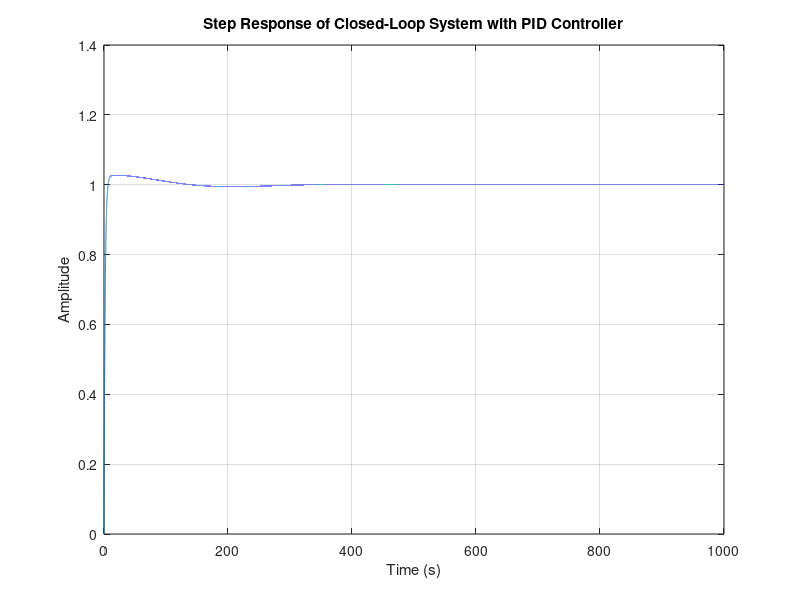

Write MATLAB code to recreate this figure.
% Define the transfer function variable 's'
s = tf('s');

% PID controller parameters
k = 1000;
ki = 20;
kd = 60000;

% Plant transfer function (system to be controlled)
G = (0.00000961) / (s^2 + 0.002*s + 0.00000961);

% PID controller transfer function
Gc = k + (ki/s) + (kd*s);

% Closed-loop system with PID feedback
sys_cl = feedback(G * Gc, 1);

% Time vector for simulation
t = 0:0.01:1000;

% Step response of the closed-loop system
[y, t] = step(sys_cl, t);

% Plot the step response
figure;
plot(t, y);
grid on;

% Graph labels and title
title('Step Response of Closed-Loop System with PID Controller');
xlabel('Time (s)');
ylabel('Amplitude');

% Calculate and display maximum overshoot (Mp)
Mp = (max(y) - 1) * 100;
disp(['Maximum Overshoot (Mp): ', num2str(Mp), '%']);

% Discretize the PID controller using Tustin's method with a sampling time of 0.01 seconds
discr = c2d(Gc, 0.01, 'tustin');
